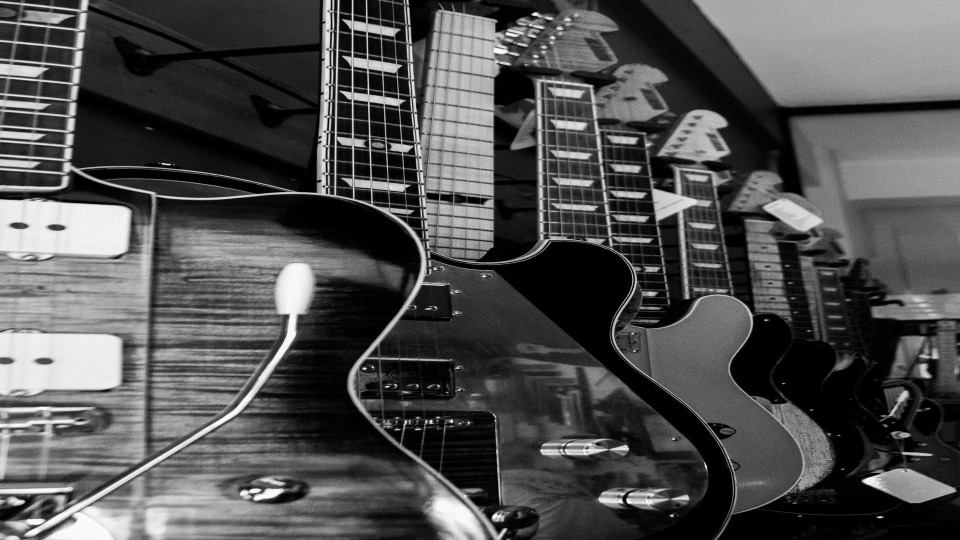
#> input picture assets/bg-guitar.jpg, 1920 x 1080 px (shown at 1/2 size)
$ python gen-icons.py ../assets/bg-guitar.jpg
#> lines starting #> are read from the running program, lines starting #| are printed output that depends on the picture
import sys, os, json
from PIL import Image

src = sys.argv[1] if len(sys.argv) > 1 else "assets/icon-1024.png"
img = Image.open(src).convert("RGBA")

# Android mipmap sizes
android_sizes = {
    "mipmap-mdpi": 48,
    "mipmap-hdpi": 72,
    "mipmap-xhdpi": 96,
    "mipmap-xxhdpi": 144,
    "mipmap-xxxhdpi": 192,
}
for dir_name, size in android_sizes.items():
    out_dir = os.path.join("android", "app", "src", "main", "res", dir_name)
    os.makedirs(out_dir, exist_ok=True)
    resized = img.resize((size, size), Image.LANCZOS)
    resized.save(os.path.join(out_dir, "ic_launcher.png"))
    resized.save(os.path.join(out_dir, "ic_launcher_round.png"))
    print(f"Android {dir_name} -> {size}x{size}")
#> this loop made 5 passes
#> pass 3, `resized = img.resize((size, size), Image.LANCZOS)`:
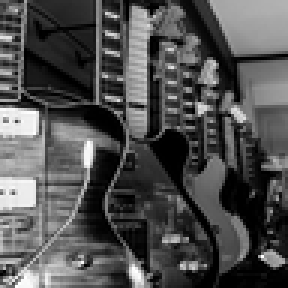
#> resized: PIL image 96x96 RGBA (shown 3 times larger); mean R, G, B, A 80, 80, 80, 255
#> after the loop:
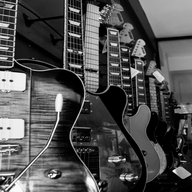
#> resized: PIL image 192x192 RGBA; mean R, G, B, A 79.9, 79.9, 79.9, 255

# iOS sizes
ios_sizes = [20, 29, 40, 58, 60, 76, 80, 87, 120, 152, 167, 180, 1024]
ios_dir = os.path.join("ios", "App", "App", "Assets.xcassets", "AppIcon.appiconset")
os.makedirs(ios_dir, exist_ok=True)
for size in ios_sizes:
    resized = img.resize((size, size), Image.LANCZOS)
    resized.save(os.path.join(ios_dir, f"icon-{size}.png"))
    print(f"iOS {size}x{size}")
#> this loop made 13 passes
#> pass 1, `resized = img.resize((size, size), Image.LANCZOS)`:
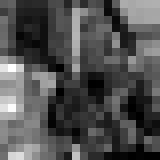
#> resized: PIL image 20x20 RGBA (shown 8 times larger); mean R, G, B, A 80.2, 80.2, 80.2, 255
#> pass 2, `resized = img.resize((size, size), Image.LANCZOS)`:
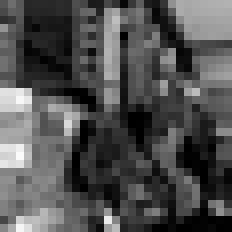
#> resized: PIL image 29x29 RGBA (shown 8 times larger); mean R, G, B, A 80.1, 80.1, 80.1, 255
#> pass 3, `resized = img.resize((size, size), Image.LANCZOS)`:
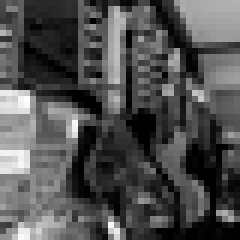
#> resized: PIL image 40x40 RGBA (shown 6 times larger); mean R, G, B, A 80, 80, 80, 255
#> after the loop:
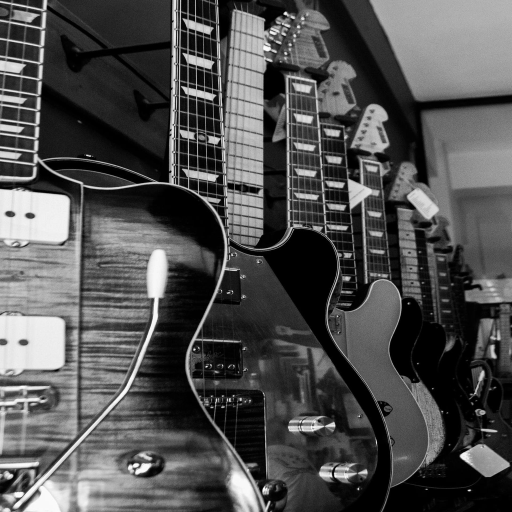
#> resized: PIL image 1024x1024 RGBA (shown at 1/2 size); mean R, G, B, A 79.8, 79.8, 79.8, 255

# Play Store 512x512
play = img.resize((512, 512), Image.LANCZOS)
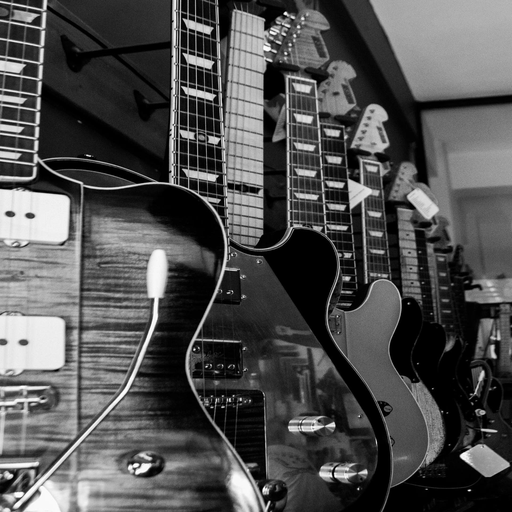
#> play: PIL image 512x512 RGBA; mean R, G, B, A 79.8, 79.8, 79.8, 255
play.save("assets/icon-512.png")
print("Play Store 512x512 saved")

# iOS Contents.json
contents = {"images": [], "info": {"author": "xcode", "version": 1}}
mapping = [
    (20, "iphone", "2x", "icon-40.png"),
    (20, "iphone", "3x", "icon-60.png"),
    (29, "iphone", "2x", "icon-58.png"),
    (29, "iphone", "3x", "icon-87.png"),
    (40, "iphone", "2x", "icon-80.png"),
    (40, "iphone", "3x", "icon-120.png"),
    (60, "iphone", "2x", "icon-120.png"),
    (60, "iphone", "3x", "icon-180.png"),
    (76, "ipad", "1x", "icon-76.png"),
    (76, "ipad", "2x", "icon-152.png"),
    (83.5, "ipad", "2x", "icon-167.png"),
    (1024, "ios-marketing", "1x", "icon-1024.png"),
]
for sz, idiom, scale, fname in mapping:
    contents["images"].append({"size": f"{sz}x{sz}", "idiom": idiom, "filename": fname, "scale": scale})
with open(os.path.join(ios_dir, "Contents.json"), "w") as f:
    json.dump(contents, f, indent=2)
print("Contents.json written")

img.close()
print("Done")

$ run again, on assets/bg-guitar.png
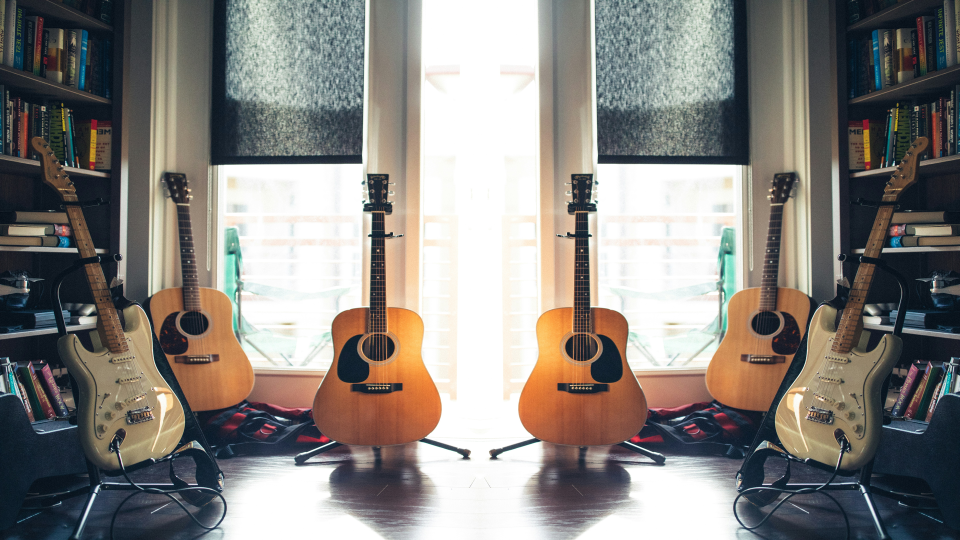
#> input picture assets/bg-guitar.png, 1920 x 1080 px (shown at 1/2 size)
#> after the loop `for size in ios_sizes:`:
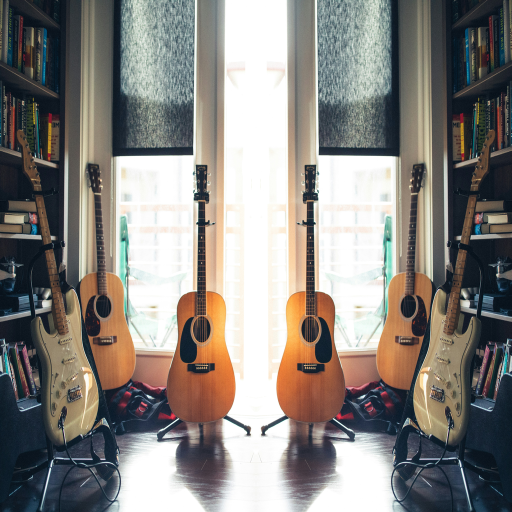
#> resized: PIL image 1024x1024 RGBA (shown at 1/2 size); mean R, G, B, A 136.4, 132.6, 128.1, 255
#> `play = img.resize((512, 512), Image.LANCZOS)`:
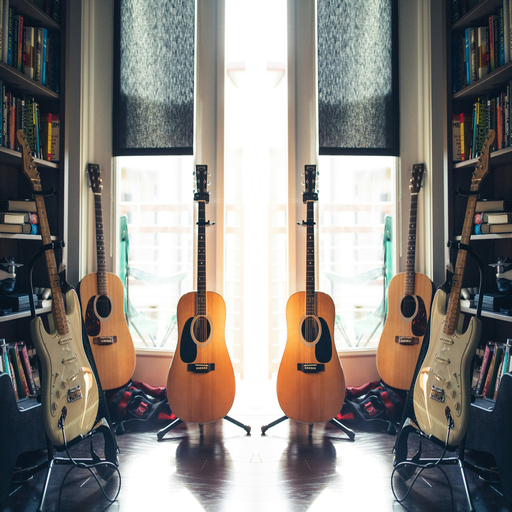
#> play: PIL image 512x512 RGBA; mean R, G, B, A 136.4, 132.5, 128.1, 255
